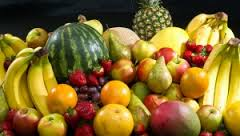
#> input picture src/image.proc.tools/py/rgbtograyscale/bananas.jpg, 240 x 136 px
$ python normalize.py
#> lines starting #> are read from the running program, lines starting #| are printed output that depends on the picture
import numpy as np
from PIL import Image

def normalize(arr):
    """
    Linear normalization
    http://en.wikipedia.org/wiki/Normalization_%28image_processing%29
    """
    arr = arr.astype('float')
    # Do not touch the alpha channel
    for i in range(3):
        minval = arr[...,i].min()
        maxval = arr[...,i].max()
        if minval != maxval:
            arr[...,i] -= minval
            arr[...,i] *= (255.0/(maxval-minval))
    return arr

def demo_normalize(FILENAME):

#> called with FILENAME = 'bananas.jpg'
    img = Image.open(FILENAME).convert('L')
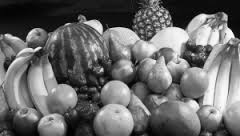
#> img: PIL image 240x136 L; min 0, max 251, mean 105.7
    arr=np.array(np.asarray(img).astype('float'))
    new_img = Image.fromarray(normalize(arr).astype('uint8'),'L')
#> the loop in normalize, `for i in range(3):` made 3 passes
#> maxval on passes 1 to 3: 198, 184, 183
#> after the loop in normalize, `for i in range(3):`:
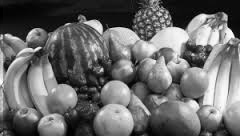
#> arr: shape (136, 240) float64; min 0, max 255, mean 106.1
    new_img.save('normalized.png')

FILENAME = "bananas.jpg"
demo_normalize(FILENAME)
